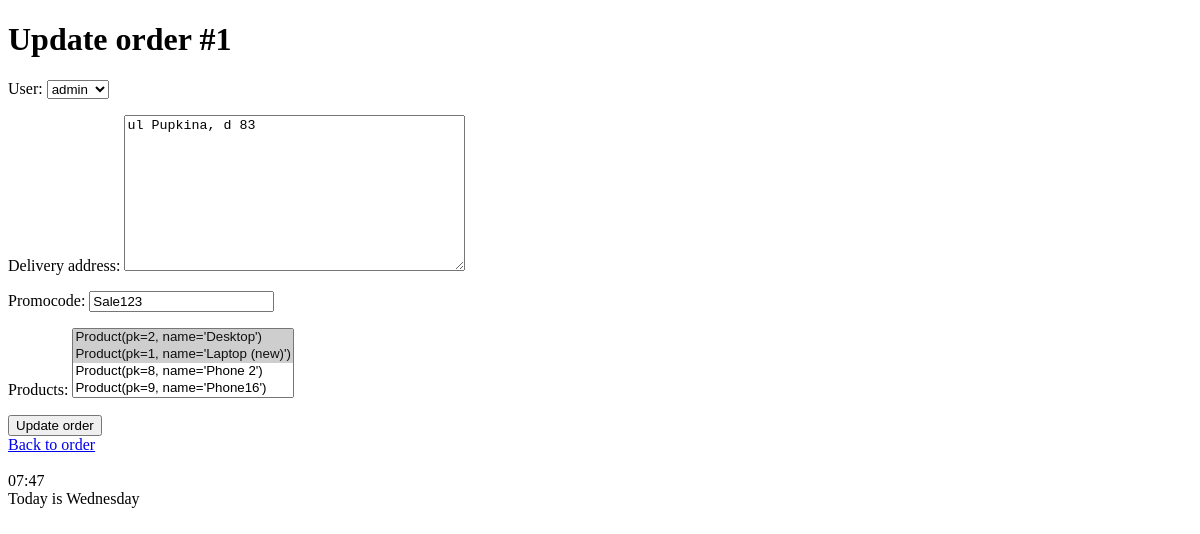
The page /shop/orders/1/update/ on the database as committed earlier.
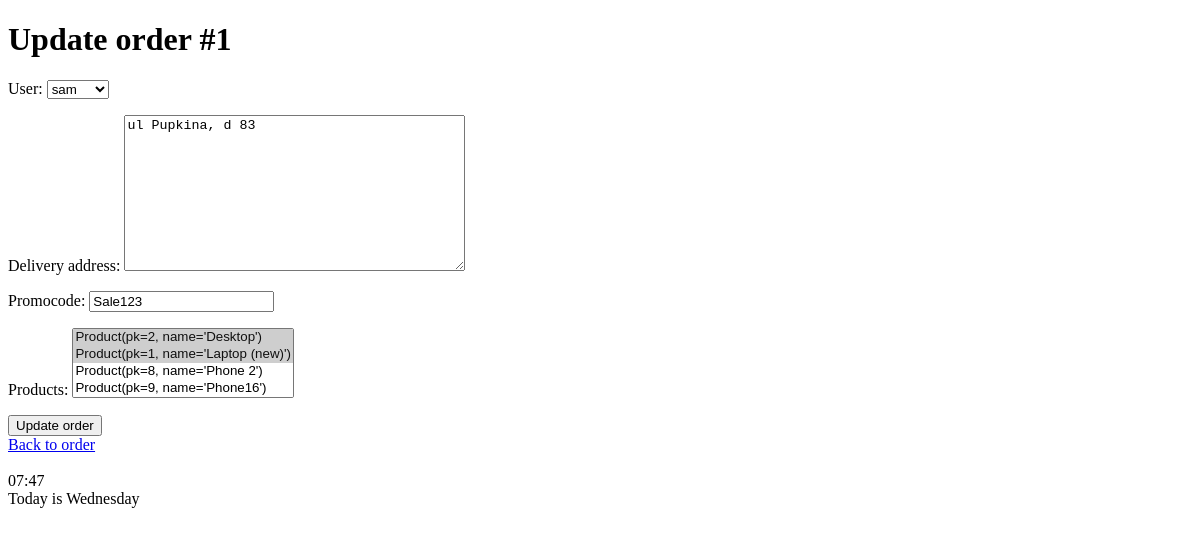
The same page on the database as committed later.
### shopapp/models.py (models this page shows)
class Order(models.Model):
    delivery_address = models.TextField(null=True, blank=True)
    promocode = models.CharField(max_length=20, null=False, blank=True)
    created_at = models.DateTimeField(auto_now_add=True)
    user = models.ForeignKey(User, on_delete=models.PROTECT)
    products = models.ManyToManyField(Product, related_name='orders')

### shopapp/views.py (the view, shortened to what this page needs)
# urls.py: path('orders/<int:pk>/update/', OrderUpdateView.as_view(), name='order_update'),
class OrderUpdateView(UpdateView):
    queryset = (
        Order.objects
        .select_related('user')
        .prefetch_related('products')
    )
    fields = "user", "delivery_address", "promocode", "products"
    template_name = 'shopapp/order_update_form.html'

### shopapp/models.py (called while the page is built)
    def __str__(self) -> str:
        return f'Product(pk={self.pk}, name={self.name!r})'

### shopapp/templates/shopapp/order_update_form.html (shortened to what this page needs)
{% extends 'shopapp/base.html' %}
{% block body %}
	<h1>Update order #{{ object.pk }}</h1>
    <div>
        <form method="post">
        {{ form.as_p }}
        <button type="submit">Update order</button>
    </form>
    </div>
    <div><a href="{% url 'shopapp:order_details' pk=object.pk %}">Back to order</a></div>
{% endblock %}

Rows that differ between the two databases and show on the page:
changed Order "ul Pupkina, d 83": user "admin" → "sam"
